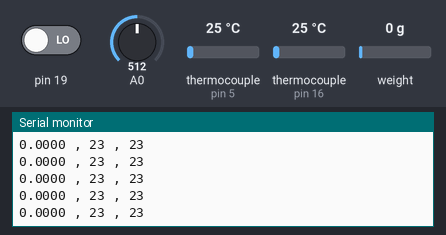
Bench run of a sketch on a simulated Arduino Uno, built with avr-gcc and run on an emulated ATmega328P. Shown: the last lines printed to the serial monitor. The inputs (shaded band) are chosen by the test bench; at power-on: thermocouple (sensors on pin 5, pin 16) 25 °C, weight on the scale 0 g, A0 = 512, pin 19 LOW. Storage starts empty.

Above: at 2.2 s.
2.3 s: thermocouple (sensor on pin 5) set to 6 °C
At 2.49 s:
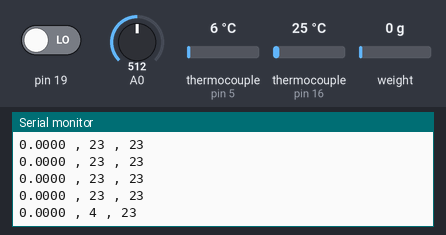
3.8 s: thermocouple (sensor on pin 16) set to 6 °C
At 3.9 s:
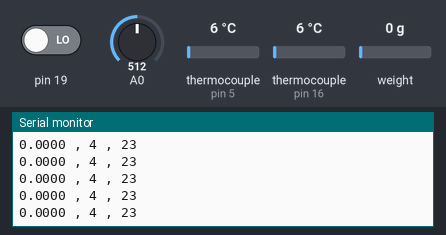
5.3 s: weight on the scale set to 100 g
At 5.32 s:
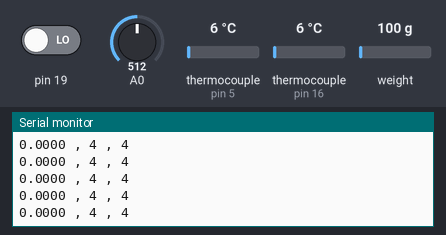
6.8 s: thermocouple (sensor on pin 5) set to 75 °C
At 6.93 s:
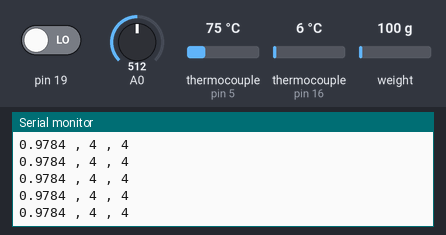
8.3 s: thermocouple (sensor on pin 16) set to 75 °C
At 8.34 s:
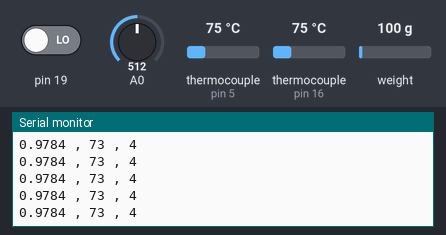
9.8 s: weight on the scale set to 1250 g
At 9.96 s:
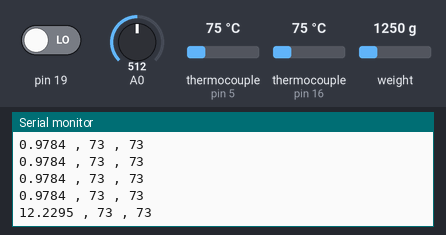
Timing chart, 0 to 12.3 s (numbered marks = the images above; inputs shaded):
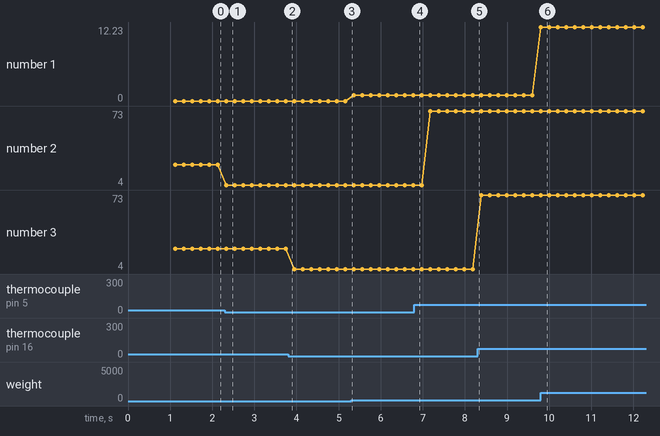

Measured:
- after the input at 2.3 s, the serial monitor: prints a new line at once (image 1)
- after the input at 9.8 s, the serial monitor: prints a new line at once (image 6)
- plotted number 1: 0 → 0.98 after the input at 5.3 s, 0.98 → 12.23 after the input at 9.8 s
- plotted number 2: 23 → 4 after the input at 2.3 s, 4 → 73 after the input at 6.8 s

The sketch:

TescBenchRocket.ino
```cpp
#include "max6675.h"
#include <Arduino.h>
#include "HX711.h"
#include "SPI.h"
#include "SD.h"


const int LOADCELL_DOUT_PIN = 3;
const int LOADCELL_SCK_PIN = 2;
double tim=0, ClockSerial=0, Pressure=0, ClockSd=0;
int TempAmbiente = 23; // °C
float FatorCorrecao1 = 0; float FatorCorrecao2 = 0; float FatorCorrecao3 = 0;
int thermoDO2 = 4; int thermoDO3 = 15; // DO =SO ; SCK = CLK;
int thermoCS2 = 5; int thermoCS3 = 16;
int thermoCLK2 = 6; int thermoCLK3 =17;
const int chipSelect = 10;
File myFile;
HX711 scale;

//MAX6675 thermocouple1(thermoCLK1, thermoCS1, thermoDO1);
MAX6675 thermocouple2(thermoCLK2, thermoCS2, thermoDO2);
MAX6675 thermocouple3(thermoCLK3, thermoCS3, thermoDO3);

void setup() {
  Serial.begin(57600);
  scale.begin(LOADCELL_DOUT_PIN, LOADCELL_SCK_PIN);
  scale.set_scale(-22.3);
  scale.tare();
  pinMode(OUTPUT,19);
  pinMode(OUTPUT,8);
  digitalWrite(8,LOW);

  //FatorCorrecao1 = thermocouple1.readCelsius()-TempAmbiente;
  FatorCorrecao2 = thermocouple2.readCelsius()-TempAmbiente;
  FatorCorrecao3 = thermocouple3.readCelsius()-TempAmbiente;
  if(!SD.begin(chipSelect)) {
    Serial.println("Initialization failed!");
    //while (1);
  }else{Serial.println("Sd funcionando");
}
}
void loop() {
  String txt = ".txt";
  static int b;
  static bool count = true;
  static double T=0,Force=0;

  ClockSerial=millis();
  ClockSd=millis();
  static int  HoldValue2=0,HoldValue3=0,key=0,Pressure=0;//HoldValue1=0,
  Pressure=analogRead(0)*2;
  Force=scale.get_units()*9.78363/1000;
  if(millis()- tim>220){
   //HoldValue1= thermocouple1.readCelsius()-FatorCorrecao1; //Corpo
   HoldValue2 = thermocouple2.readCelsius()-FatorCorrecao2;  //Cabecote
   HoldValue3 = thermocouple3.readCelsius()-FatorCorrecao3;  //Bocal
   tim=millis();
   }

  if(digitalRead(19)==HIGH){
  if (count) {
    for (int a = 0; a < 50; a++) {
      if (SD.exists(String(a) + txt)) {
        b = a;
      }
    }
  }
  myFile = SD.open(String(b + 1) + txt, FILE_WRITE);
  if (myFile) {
    if (count) {
      myFile.println("Pressure Force Cabeçote Bocal   Clock    millis");
      count = false;
    }
    myFile.print("   ");
    myFile.print(Pressure);
    myFile.print("        ");
    myFile.print(Force,4);
    myFile.print("    ");
//    myFile.print(HoldValue1);
//    myFile.print("      ");
    myFile.print(HoldValue2);
    myFile.print("     ");
    myFile.print(HoldValue3);
    myFile.print("    ");
    ClockSd=millis()-ClockSd;
    myFile.print(ClockSd);
    myFile.print("     ");
    myFile.println(millis());
    myFile.close();
      if(millis()-T>1000){
      T=millis();
      digitalWrite(8,!digitalRead(8));
    }
    }
 }
  else{
   digitalWrite(8,LOW);
   //Serial.print(key);
   //Serial.print(",");
   //Serial.print(Pressure);
   //Serial.print(",");
   Serial.print(Force,4);
   //Serial.print(",");
   //Serial.print(HoldValue1);
   Serial.print(" , ");
   Serial.print(HoldValue2);
   Serial.print(" , ");
   Serial.println(HoldValue3);
   //Serial.print(" , ");
   ClockSerial=millis()-ClockSerial;
   //Serial.println(ClockSerial);
   delay(100);
   }
}
```
